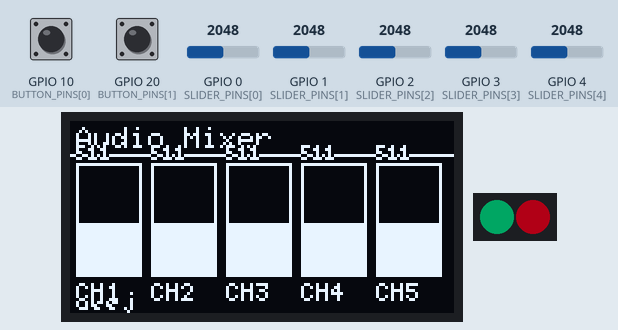
Simulated run of this sketch. Board: ESP32-C3. Parts: 128×64 one-colour display, 2 RGB LEDs in strip order, left to right. The test bench sets the inputs (shaded band); at power-on: GPIO 20 (BUTTON_PINS[1]) HIGH, GPIO 10 (BUTTON_PINS[0]) HIGH, GPIO 0 (SLIDER_PINS[0]) = 2048, GPIO 1 (SLIDER_PINS[1]) = 2048, GPIO 2 (SLIDER_PINS[2]) = 2048, GPIO 3 (SLIDER_PINS[3]) = 2048, GPIO 4 (SLIDER_PINS[4]) = 2048 (analog values on the 0–4095 scale). Dim RGB values are drawn brighter than linear; EEPROM starts erased; what the sketch prints to the serial monitor is not drawn.

Above: at 1.2 s.
1.3 s: GPIO 20 (BUTTON_PINS[1]) pulled LOW for 0.15 s
At 1.73 s:
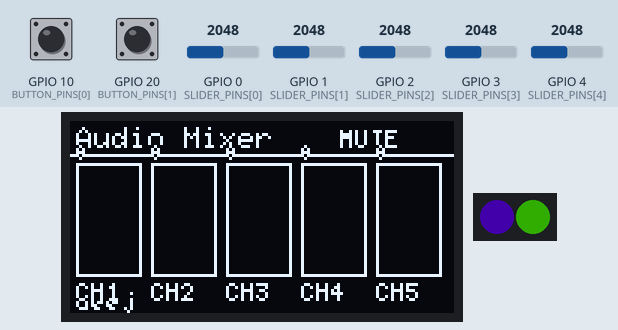
2.0 s: GPIO 10 (BUTTON_PINS[0]) pulled LOW for 0.15 s
2.7 s: GPIO 10 (BUTTON_PINS[0]) pulled LOW for 1 s
At 2.95 s:
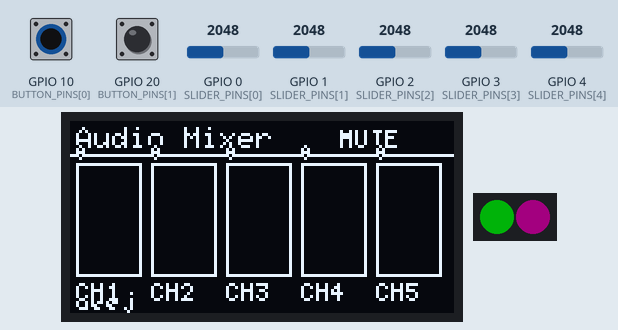
4.3 s: GPIO 20 (BUTTON_PINS[1]) pulled LOW for 1 s
At 4.77 s:
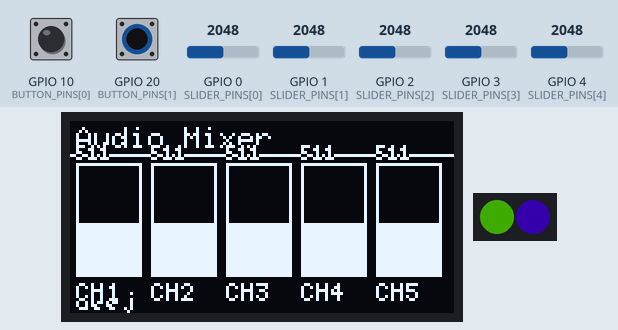
5.9 s: GPIO 10 (BUTTON_PINS[0]) pulled LOW for 0.15 s
6.6 s: GPIO 10 (BUTTON_PINS[0]) pulled LOW for 3.2 s
At 7.5 s:
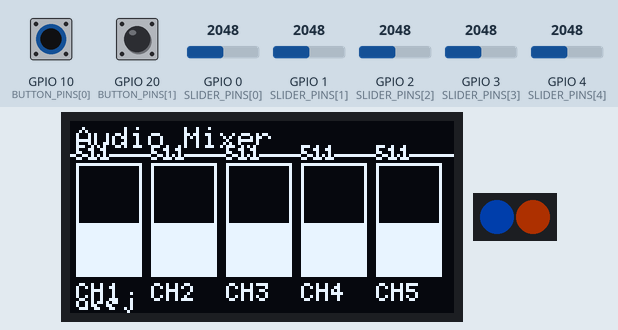
Timing chart, 0 to 11.4 s (numbered marks = the images above; inputs shaded):
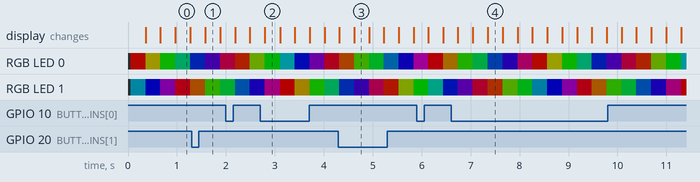

The sketch:

deej_esp32.ino
```cpp
/*
 * Auto-generated by the ESP32-C3 Audio Mixer Configurator.
 * Generated: 2026-09-30 20:53:15
 * DO NOT hand-edit this file -- regenerate it from the desktop app instead.
 *
 * Hardware: ESP32-C3 SuperMini, 5 analog slider(s), 2 push button(s),
 * 128x64 monochrome I2C OLED (SSD1306-compatible) driven via U8g2.
 * LED strip: WS2812/NeoPixel enabled.
 *
 * Serial protocol: one deej-compatible line per update, e.g.
 *   0|512|1023|300|900
 * Button shortcut actions are emitted as tagged lines, e.g.
 *   @shortcut:F13
 *   @shortcut:CTRL+ALT+M
 * These tagged lines require a desktop shortcut bridge to become real
 * OS keyboard events -- this firmware is a serial device only, it does
 * NOT act as a USB HID keyboard.
 *
 * No secrets or external credentials are stored on this device.
 */

#include <Wire.h>
#include <U8g2lib.h>
#include <Preferences.h>
#include <Adafruit_NeoPixel.h>


// ---------------------------------------------------------------------
// Configuration (generated)
// ---------------------------------------------------------------------
#define NUM_CHANNELS 5
#define NUM_BUTTONS  2

#define OLED_SDA_PIN 8
#define OLED_SCL_PIN 9
#define OLED_I2C_ADDR 0x3C
  #define LED_STRIP_ENABLED true
  #define LED_DATA_PIN 5
  #define LED_COUNT 2
  #define LED_BRIGHTNESS 64
  #define LED_LOW_R 0
  #define LED_LOW_G 255
  #define LED_LOW_B 0
  #define LED_HIGH_R 255
  #define LED_HIGH_G 0
  #define LED_HIGH_B 0


#define SERIAL_BAUD 115200
#define UPDATE_INTERVAL_MS 30
#define DEBOUNCE_MS 30
#define CALIBRATION_MS 4000

const int SLIDER_PINS[NUM_CHANNELS] = {0, 1, 2, 3, 4};
const int BUTTON_PINS[NUM_BUTTONS]  = {10, 20};
const int BUTTON_TRIGGER_ON_PRESS[NUM_BUTTONS] = {1, 1}; // 1 = fire on press, 0 = fire on release

int ADC_MIN[NUM_CHANNELS] = {0, 0, 0, 0, 0};
int ADC_MAX[NUM_CHANNELS] = {4095, 4095, 4095, 4095, 4095};
const bool CH_INVERT[NUM_CHANNELS]  = {false, false, false, false, false};
const bool CH_VISIBLE[NUM_CHANNELS] = {true, true, true, true, true};
const int  CH_STYLE[NUM_CHANNELS]   = {0, 0, 0, 0, 0}; // 0=Bar 1=Number 2=Hidden
const char* CH_LABEL[NUM_CHANNELS]  = {"CH1", "CH2", "CH3", "CH4", "CH5"};

const float SMOOTHING_ALPHA = 0.2f; // weight kept from the previous sample (0=none .. <1=heavy)
int channelOutput[NUM_CHANNELS];

const char* OLED_TITLE  = "Audio Mixer";
const char* OLED_FOOTER = "deej";
const bool SHOW_TITLE   = true;
const bool SHOW_FOOTER  = true;
const bool SHOW_STATUS  = true;
const bool SHOW_LABELS  = true;
const bool SHOW_MASTER  = false;
const bool SHOW_MUTE_INDICATOR = true;
const bool SHOW_PEAK_INDICATOR = false;
const bool SHOW_NUMERIC_VALUES = true;

// ---------------------------------------------------------------------
// Globals
// ---------------------------------------------------------------------
U8G2_SSD1306_128X64_NONAME_F_HW_I2C u8g2(U8G2_R0, /* reset=*/ U8X8_PIN_NONE);
Preferences prefs;
Adafruit_NeoPixel ledStrip(LED_COUNT, LED_DATA_PIN, NEO_GRB + NEO_KHZ800);

float smoothed[NUM_CHANNELS];
bool channelMuted[NUM_CHANNELS];
bool allMuted = false;
int muteCursor = 0;
bool screenOn = true;

bool calibrating = false;
unsigned long calibrationEndAt = 0;
int calMin[NUM_CHANNELS];
int calMax[NUM_CHANNELS];

int lastRawState[NUM_BUTTONS];
int stableState[NUM_BUTTONS];
unsigned long lastEdgeAt[NUM_BUTTONS];

unsigned long lastUpdateAt = 0;

// ---------------------------------------------------------------------
// Calibration persistence (NVS via Preferences, no external credentials)
// ---------------------------------------------------------------------
void loadCalibration() {
  prefs.begin("mixer", true);
  for (int i = 0; i < NUM_CHANNELS; i++) {
    char keyMin[8]; char keyMax[8];
    snprintf(keyMin, sizeof(keyMin), "min%d", i);
    snprintf(keyMax, sizeof(keyMax), "max%d", i);
    if (prefs.isKey(keyMin)) ADC_MIN[i] = prefs.getInt(keyMin, ADC_MIN[i]);
    if (prefs.isKey(keyMax)) ADC_MAX[i] = prefs.getInt(keyMax, ADC_MAX[i]);
  }
  prefs.end();
}

void saveCalibration() {
  prefs.begin("mixer", false);
  for (int i = 0; i < NUM_CHANNELS; i++) {
    char keyMin[8]; char keyMax[8];
    snprintf(keyMin, sizeof(keyMin), "min%d", i);
    snprintf(keyMax, sizeof(keyMax), "max%d", i);
    prefs.putInt(keyMin, ADC_MIN[i]);
    prefs.putInt(keyMax, ADC_MAX[i]);
  }
  prefs.end();
}

void startCalibration() {
  calibrating = true;
  calibrationEndAt = millis() + CALIBRATION_MS;
  for (int i = 0; i < NUM_CHANNELS; i++) {
    calMin[i] = 4095;
    calMax[i] = 0;
  }
}

void updateCalibration(int idx, int raw) {
  if (raw < calMin[idx]) calMin[idx] = raw;
  if (raw > calMax[idx]) calMax[idx] = raw;
}

void finishCalibrationIfDue() {
  if (!calibrating) return;
  if ((long)(millis() - calibrationEndAt) < 0) return;
  calibrating = false;
  bool changed = false;
  for (int i = 0; i < NUM_CHANNELS; i++) {
    if (calMax[i] > calMin[i] + 32) { // ignore noise-only sweeps
      ADC_MIN[i] = calMin[i];
      ADC_MAX[i] = calMax[i];
      changed = true;
    }
  }
  if (changed) saveCalibration();
}

// ---------------------------------------------------------------------
// Button actions
// ---------------------------------------------------------------------
void handleButtonAction(int idx) {
  if (idx == 0) {
    screenOn = !screenOn;
    u8g2.setPowerSave(screenOn ? 0 : 1);
    return;
  }
  if (idx == 1) {
    allMuted = !allMuted;
    return;
  }
}

void pollButtons() {
  unsigned long now = millis();
  for (int i = 0; i < NUM_BUTTONS; i++) {
    int raw = digitalRead(BUTTON_PINS[i]); // INPUT_PULLUP: LOW = pressed

    if (raw != lastRawState[i]) {
      lastEdgeAt[i] = now;
      lastRawState[i] = raw;
    }

    if ((now - lastEdgeAt[i]) > DEBOUNCE_MS && raw != stableState[i]) {
      stableState[i] = raw;
      bool pressed = (stableState[i] == LOW);
      bool fireOnPress = (BUTTON_TRIGGER_ON_PRESS[i] == 1);
      if ((pressed && fireOnPress) || (!pressed && !fireOnPress)) {
        handleButtonAction(i);
      }
    }
  }
}

// ---------------------------------------------------------------------
// Sliders / serial output
// ---------------------------------------------------------------------
int mapChannel(int idx, float rawSmoothed) {
  long v = map((long)rawSmoothed, ADC_MIN[idx], ADC_MAX[idx], 0, 1023);
  v = constrain(v, 0L, 1023L);
  if (CH_INVERT[idx]) v = 1023 - v;
  if (allMuted || channelMuted[idx]) v = 0;
  return (int)v;
}

void pollSlidersAndReport() {
  String line = "";
  for (int i = 0; i < NUM_CHANNELS; i++) {
    int raw = analogRead(SLIDER_PINS[i]); // 12-bit: 0-4095
    smoothed[i] = (smoothed[i] * SMOOTHING_ALPHA) + ((float)raw * (1.0f - SMOOTHING_ALPHA));

    if (calibrating) updateCalibration(i, raw);

    int outVal = mapChannel(i, smoothed[i]);
    channelOutput[i] = outVal;
    line += String(outVal);
    if (i < NUM_CHANNELS - 1) line += "|";
  }
  Serial.println(line);
    updateLedStrip();
}

uint32_t colorWheel(uint8_t position) {
  position = 255 - position;
  if (position < 85) return ledStrip.Color(255 - position * 3, 0, position * 3);
  if (position < 170) {
    position -= 85;
    return ledStrip.Color(0, position * 3, 255 - position * 3);
  }
  position -= 170;
  return ledStrip.Color(position * 3, 255 - position * 3, 0);
}

void setLedLevel(int index, int level) {
  level = constrain(level, 0, 1023);
  uint8_t red = (uint8_t)(LED_LOW_R + (LED_HIGH_R - LED_LOW_R) * level / 1023);
  uint8_t green = (uint8_t)(LED_LOW_G + (LED_HIGH_G - LED_LOW_G) * level / 1023);
  uint8_t blue = (uint8_t)(LED_LOW_B + (LED_HIGH_B - LED_LOW_B) * level / 1023);
  ledStrip.setPixelColor(index, ledStrip.Color(red, green, blue));
}

void updateLedStrip() {
  for (int i = 0; i < LED_COUNT; i++) {
    uint8_t position = (uint8_t)((i * 256 / LED_COUNT + millis() / 8) & 255);
    ledStrip.setPixelColor(i, colorWheel(position));
  }
  ledStrip.show();
}

// ---------------------------------------------------------------------
// OLED rendering
// ---------------------------------------------------------------------
bool channelShown(int i) {
  if (i >= 5) return false;
  return CH_VISIBLE[i] && CH_STYLE[i] != 2;
}

void drawChrome() {
  if (SHOW_TITLE && strlen(OLED_TITLE) > 0) {
    u8g2.setFont(u8g2_font_6x10_tf);
    u8g2.drawStr(2, 9, OLED_TITLE);
    u8g2.drawHLine(0, 11, 128);
  }
  if (SHOW_FOOTER && strlen(OLED_FOOTER) > 0) {
    u8g2.setFont(u8g2_font_5x7_tf);
    u8g2.drawStr(2, 63, OLED_FOOTER);
  }
  if (SHOW_STATUS) {
    u8g2.setFont(u8g2_font_5x7_tf);
    if (calibrating) {
      u8g2.drawStr(80, 9, "CAL");
    } else if (SHOW_MUTE_INDICATOR && allMuted) {
      u8g2.drawStr(90, 9, "MUTE");
    }
  }
}

void drawLayout() {
  drawChrome();
  int top = SHOW_TITLE ? 14 : 2;
  int bottom = SHOW_FOOTER ? 60 : 63;
  int labelH = SHOW_LABELS ? 8 : 0;
  int barTop = top;
  int barBottom = bottom - labelH;
  int barMaxH = barBottom - barTop;
  if (barMaxH < 4) barMaxH = 4;

  bool drawMaster = false;
  int cols = 0;
  for (int i = 0; i < NUM_CHANNELS; i++) if (channelShown(i)) cols++;
  if (drawMaster) cols += 1;
  if (cols == 0) cols = 1;
  int colW = 126 / cols;
  int x = 2;

  u8g2.setFont(u8g2_font_5x7_tf);

  if (drawMaster) {
    long sum = 0; int n = 0;
    for (int i = 0; i < NUM_CHANNELS; i++) {
      if (!channelShown(i)) continue;
      sum += mapChannel(i, smoothed[i]);
      n++;
    }
    int avg = (n > 0) ? (int)(sum / n) : 0;
    int barH = (avg * barMaxH) / 1023;
    u8g2.drawFrame(x, barBottom - barMaxH, colW - 3, barMaxH);
    u8g2.drawBox(x, barBottom - barH, colW - 3, barH);
    if (SHOW_LABELS) u8g2.drawStr(x, bottom, "MSTR");
    x += colW;
  }

  for (int i = 0; i < NUM_CHANNELS; i++) {
    if (!channelShown(i)) continue;
    int v = mapChannel(i, smoothed[i]);
    int barH = (v * barMaxH) / 1023;
    bool muted = channelMuted[i] || allMuted;

    u8g2.drawFrame(x, barBottom - barMaxH, colW - 3, barMaxH);
    if (!muted) {
      u8g2.drawBox(x, barBottom - barH, colW - 3, barH);
    }
    if (SHOW_PEAK_INDICATOR && v > 950 && !muted) {
      u8g2.drawBox(x, barBottom - barMaxH, colW - 3, 2);
    }
    if (SHOW_LABELS) {
      u8g2.drawStr(x, bottom, CH_LABEL[i]);
    }
    if (SHOW_NUMERIC_VALUES && CH_STYLE[i] != 2) {
      char buf[8];
      snprintf(buf, sizeof(buf), "%d", v);
      u8g2.setFont(u8g2_font_4x6_tf);
      u8g2.drawStr(x, barBottom - barMaxH - 1, buf);
      u8g2.setFont(u8g2_font_5x7_tf);
    }
    x += colW;
  }
}


void drawScreen() {
  u8g2.clearBuffer();
  drawLayout();
  u8g2.sendBuffer();
}

// ---------------------------------------------------------------------
// Arduino entry points
// ---------------------------------------------------------------------
void setup() {
  Serial.begin(SERIAL_BAUD);

  for (int i = 0; i < NUM_CHANNELS; i++) {
    smoothed[i] = (float)((ADC_MIN[i] + ADC_MAX[i]) / 2);
    channelMuted[i] = false;
  }

  for (int i = 0; i < NUM_BUTTONS; i++) {
    pinMode(BUTTON_PINS[i], INPUT_PULLUP);
    lastRawState[i] = digitalRead(BUTTON_PINS[i]);
    stableState[i] = lastRawState[i];
    lastEdgeAt[i] = millis();
  }

  analogReadResolution(12);

  loadCalibration();

  Wire.begin(OLED_SDA_PIN, OLED_SCL_PIN);
  u8g2.begin();
  u8g2.setI2CAddress(OLED_I2C_ADDR << 1);
  u8g2.setPowerSave(0);
  ledStrip.begin();
  ledStrip.setBrightness(LED_BRIGHTNESS);
  ledStrip.show();
}

void loop() {
  unsigned long now = millis();

  pollButtons();
  finishCalibrationIfDue();

  if (now - lastUpdateAt >= (unsigned long)UPDATE_INTERVAL_MS) {
    lastUpdateAt = now;
    pollSlidersAndReport();
    if (screenOn) drawScreen();
  }
}
```

Measured:
- after the input at 1.3 s, the display: changes after 0.28 s (image 1)
- after the input at 2.7 s, the display: changes after 0.10 s (image 2)
- after the input at 4.3 s, the display: first differs from a run without the input after 0.32 s (image 3)
- after the input at 6.6 s, the display: first changes after 0.14 s (image 4 shows a later state)
